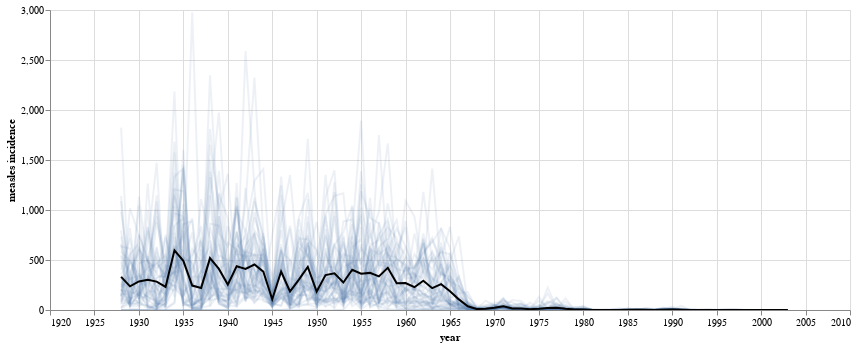

Notebook source saved alongside this figure:
### Markdown cell above
## Layering & Selections

Here is another view of the data, using layering and selections to allow zooming-in

### Code cell
hover = alt.selection_single(on='mouseover', nearest=True, fields=['state'], empty='none')

line = alt.Chart().mark_line().encode(
    alt.X('YEAR:Q',
        scale=alt.Scale(zero=False),
        axis=alt.Axis(format='f', title='year')
    ),
    alt.Y('incidence:Q', axis=alt.Axis(title='measles incidence')),
    detail='state:N',
    opacity=alt.condition(hover, alt.value(1.0), alt.value(0.1))
).properties(
    width=800,
    height=300
)

point = line.mark_point().encode(
    opacity=alt.value(0.0)
).properties(
    selection=hover
)

mean = alt.Chart().mark_line().encode(
    x=alt.X('YEAR:Q', scale=alt.Scale(zero=False)),
    y='mean(incidence):Q',
    color=alt.value('black')
)

text = alt.Chart().mark_text(align='right').encode(
    x='min(YEAR):Q',
    y='mean(incidence):Q',
    text='state:N',
    detail='state:N',
    opacity=alt.condition(hover, alt.value(1.0), alt.value(0.0))
)

alt.layer(point, line, mean, text, data=measles).interactive(bind_y=False)

### Figure 1 — Vega-Lite specification as saved in the notebook (floating-point values rounded to 4 significant figures; data arrays with more than 128 entries replaced by an {"elided": "..."} marker saying what was removed)
{"config": {"view": {"continuousWidth": 400, "continuousHeight": 300}}, "layer": [{"mark": "point", "encoding": {"detail": {"type": "nominal", "field": "state"}, "opacity": {"value": 0.0}, "x": {"type": "quantitative", "axis": {"format": "f", "title": "year"}, "field": "YEAR", "scale": {"zero": false}}, "y": {"type": "quantitative", "axis": {"title": "measles incidence"}, "field": "incidence"}}, "height": 300, "selection": {"selector001": {"type": "single", "on": "mouseover", "nearest": true, "fields": ["state"], "empty": "none"}, "selector002": {"type": "interval", "bind": "scales", "encodings": ["x"]}}, "width": 800}, {"mark": "line", "encoding": {"detail": {"type": "nominal", "field": "state"}, "opacity": {"condition": {"value": 1.0, "selection": "selector001"}, "value": 0.1}, "x": {"type": "quantitative", "axis": {"format": "f", "title": "year"}, "field": "YEAR", "scale": {"zero": false}}, "y": {"type": "quantitative", "axis": {"title": "measles incidence"}, "field": "incidence"}}, "height": 300, "width": 800}, {"mark": "line", "encoding": {"color": {"value": "black"}, "x": {"type": "quantitative", "field": "YEAR", "scale": {"zero": false}}, "y": {"type": "quantitative", "aggregate": "mean", "field": "incidence"}}}, {"mark": {"type": "text", "align": "right"}, "encoding": {"detail": {"type": "nominal", "field": "state"}, "opacity": {"condition": {"value": 1.0, "selection": "selector001"}, "value": 0.0}, "text": {"type": "nominal", "field": "state"}, "x": {"type": "quantitative", "aggregate": "min", "field": "YEAR"}, "y": {"type": "quantitative", "aggregate": "mean", "field": "incidence"}}}], "data": {"name": "data-7c6a45a20b09aa090712bc9182fe0330"}, "$schema": "https://vega.github.io/schema/vega-lite/v4.0.0.json", "datasets": {"data-7c6a45a20b09aa090712bc9182fe0330": {"elided": "3876 records"}}}
